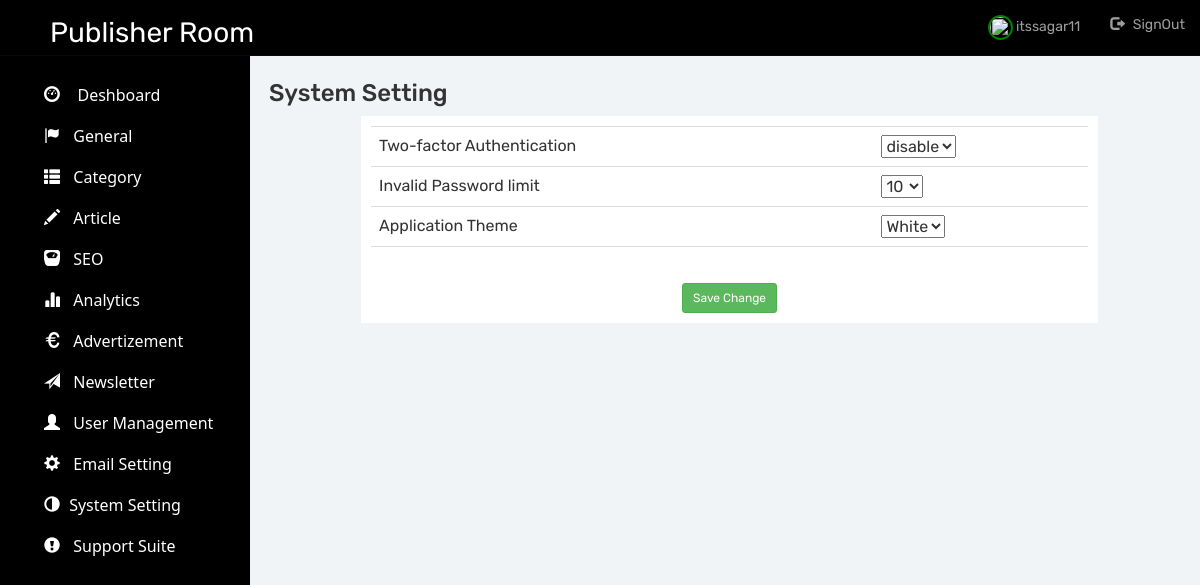
Page /admin/SystemSetting/view.php (signed in) on the committed database.
### tables this page shows
CREATE TABLE `systemsetting` (
  `otp_authentication` tinyint(2) NOT NULL DEFAULT 1,
  `invalidPasslimit` int(30) NOT NULL DEFAULT 2,
  `systemTheme` varchar(255) NOT NULL DEFAULT '#222222'
);

### admin/SystemSetting/view.php (the view, shortened to what this page needs)
<?php
require("../includes/header.php");
require("../includes/config.php") ;
 if($user['SystemSetting']==1){
 	$result="SELECT * FROM systemsetting";
 	$result=mysqli_query($conn,$result);
 	$result=mysqli_fetch_assoc($result);
?>
<main>
	<h3>System Setting</h3>
	<div class="container">
		<table class="table">
			<tr>
				<td>Two-factor Authentication</td>
				<td><select name="otp" id="otp">
					<option name="otp" value="<?php echo $result['otp_authentication']; ?>"><?php
					 if($result['otp_authentication']==1)
					 	echo "enable";
					 else echo "disable" ; ?></option>
				</select></td>
			</tr>
			<tr>
				<td>Invalid Password limit</td>
				<td><select id="invalidpassword">
					<option value="<?php echo $result['invalidPasslimit']; ?>"><?php echo $result['invalidPasslimit']; ?></option>
				</select></td>
			</tr>
			<tr>
				<td>Application Theme</td>
				<td><select id="theme">
					<option value="<?php echo $result['systemTheme']; ?>"><?php
					 if($result['systemTheme']=='#222222')
					 	echo "Black";
					 else echo "White" ; ?></option>
				</select></td>
			</tr>
			<tr>
				<td></td>
				<td>
					</td>
			</tr>
		</table>
		<center><button type="button"  id="btn_save"class="btn btn-success btn-sm"> Save Change</button><br><i>
		</center>
	</div>
</main>
<?php } ?>

### admin/SystemSetting/view.php (style rules this page uses)
.container { background-color: #ffffff; width: 80%; padding: 10px;s }

### rows in the picture
systemsetting: otp "disable", invalidPasslimit "10", systemTheme "White"

### other values in the picture
$user['Username'] "itssagar11"
